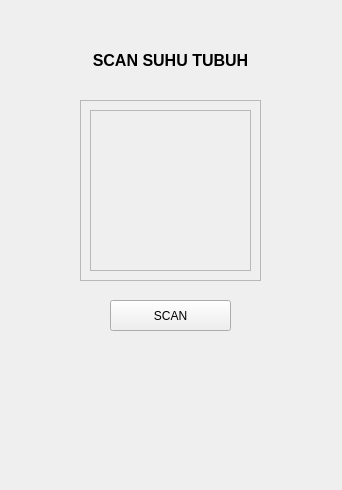
<?xml version="1.0" encoding="UTF-8"?>
<ui version="4.0">
 <class>Form</class>
 <widget class="QWidget" name="Form">
  <property name="geometry">
   <rect>
    <x>0</x>
    <y>0</y>
    <width>342</width>
    <height>490</height>
   </rect>
  </property>
  <property name="windowTitle">
   <string>Form</string>
  </property>
  <widget class="QFrame" name="frame">
   <property name="geometry">
    <rect>
     <x>90</x>
     <y>110</y>
     <width>161</width>
     <height>161</height>
    </rect>
   </property>
   <property name="frameShape">
    <enum>QFrame::StyledPanel</enum>
   </property>
   <property name="frameShadow">
    <enum>QFrame::Raised</enum>
   </property>
  </widget>
  <widget class="QLabel" name="scanning_label">
   <property name="geometry">
    <rect>
     <x>80</x>
     <y>100</y>
     <width>181</width>
     <height>181</height>
    </rect>
   </property>
   <property name="font">
    <font>
     <underline>false</underline>
     <strikeout>false</strikeout>
     <stylestrategy>PreferDefault</stylestrategy>
     <kerning>true</kerning>
    </font>
   </property>
   <property name="frameShape">
    <enum>QFrame::StyledPanel</enum>
   </property>
   <property name="text">
    <string/>
   </property>
  </widget>
  <widget class="QLabel" name="scanSuhu_label">
   <property name="geometry">
    <rect>
     <x>70</x>
     <y>50</y>
     <width>201</width>
     <height>21</height>
    </rect>
   </property>
   <property name="font">
    <font>
     <pointsize>12</pointsize>
     <weight>75</weight>
     <bold>true</bold>
    </font>
   </property>
   <property name="text">
    <string>SCAN SUHU TUBUH</string>
   </property>
   <property name="alignment">
    <set>Qt::AlignCenter</set>
   </property>
  </widget>
  <widget class="QPushButton" name="scan_button">
   <property name="geometry">
    <rect>
     <x>110</x>
     <y>300</y>
     <width>121</width>
     <height>31</height>
    </rect>
   </property>
   <property name="text">
    <string>SCAN</string>
   </property>
  </widget>
 </widget>
 <resources/>
 <connections/>
</ui>
